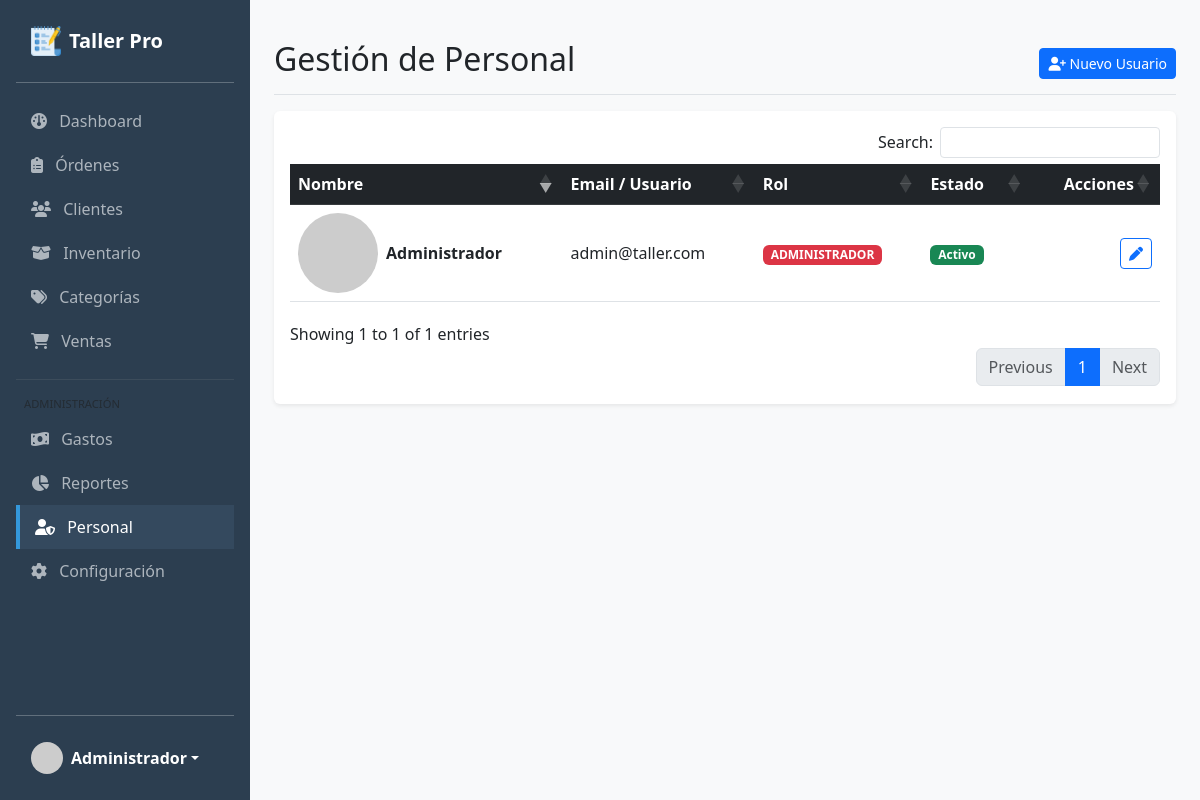
/usuarios (signed in), run on the app's committed database.
### tables this page shows
CREATE TABLE IF NOT EXISTS `configuracion` (
  `id` int NOT NULL AUTO_INCREMENT,
  `nombre_sistema` varchar(100) DEFAULT 'Sistema Taller',
  `moneda` varchar(10) DEFAULT 'PEN',
  `simbolo_moneda` varchar(5) DEFAULT 'S/',
  `impuesto` decimal(5,2) DEFAULT '18.00',
  `telefono` varchar(20) DEFAULT NULL,
  `email` varchar(100) DEFAULT NULL,
  `direccion` text,
  `updated_at` timestamp NULL DEFAULT CURRENT_TIMESTAMP ON UPDATE CURRENT_TIMESTAMP,
  `logo` varchar(100) DEFAULT NULL,
  `terminos_orden` text,
  `mensaje_ticket` varchar(255) DEFAULT '¡Gracias por su preferencia!',
  PRIMARY KEY (`id`)
);

CREATE TABLE IF NOT EXISTS `usuarios` (
  `id` int NOT NULL AUTO_INCREMENT,
  `nombre` varchar(100) NOT NULL,
  `email` varchar(100) NOT NULL,
  `password` varchar(255) NOT NULL,
  `rol` enum('admin','tecnico','vendedor') DEFAULT 'tecnico',
  `estado` tinyint DEFAULT '1',
  `created_at` timestamp NULL DEFAULT CURRENT_TIMESTAMP,
  PRIMARY KEY (`id`),
  UNIQUE KEY `email` (`email`)
);

### app/Controllers/UsuarioController.php (called while the page is built, shortened)
<?php
class UsuarioController extends BaseController {
    public function index() {
        $userModel = new Usuario();
        $usuarios = $userModel->getAll();
        $this->view('usuarios/index', [
            'titulo' => 'Gestión de Personal',
            'usuarios' => $usuarios
        ]);
    }
}

### public/index.php (called while the page is built, shortened)
<?php
$router = new Router();
$router->get('/login', [AuthController::class, 'login']);
$router->post('/login/auth', [AuthController::class, 'authenticate']);
$router->get('/logout', [AuthController::class, 'logout']);
$router->get('/rastreo', [RastreoController::class, 'index']);
$router->get('/', [DashboardController::class, 'index']);
$router->get('/clientes', [ClienteController::class, 'index']);
$router->get('/clientes/perfil', [ClienteController::class, 'perfil']);
$router->post('/clientes/guardar', [ClienteController::class, 'store']);
$router->post('/clientes/actualizar', [ClienteController::class, 'update']);
$router->post('/clientes/cambiar-estado', [ClienteController::class, 'cambiarEstado']);
$router->get('/categorias', [CategoriaController::class, 'index']);
$router->post('/categorias/guardar', [CategoriaController::class, 'store']);
$router->post('/categorias/actualizar', [CategoriaController::class, 'update']);
$router->post('/categorias/cambiar-estado', [CategoriaController::class, 'cambiarEstado']);
$router->post('/categorias/eliminar', [CategoriaController::class, 'eliminar']);
$router->get('/productos', [ProductoController::class, 'index']);
$router->get('/productos/historial', [ProductoController::class, 'historial']);
$router->post('/productos/guardar', [ProductoController::class, 'store']);
$router->post('/productos/actualizar', [ProductoController::class, 'update']);
$router->post('/productos/cambiar-estado', [ProductoController::class, 'cambiarEstado']);
$router->post('/productos/ajustar', [ProductoController::class, 'ajustar']);
$router->get('/ordenes', [OrdenController::class, 'index']);
$router->get('/ordenes/detalle', [OrdenController::class, 'detalle']);
$router->get('/ordenes/imprimir', [OrdenController::class, 'imprimir']);
$router->get('/ordenes/etiqueta', [OrdenController::class, 'etiqueta']);
$router->get('/ordenes/garantia', [OrdenController::class, 'garantia']);
$router->post('/ordenes/guardar', [OrdenController::class, 'store']);
$router->post('/ordenes/cambiar-estado', [OrdenController::class, 'cambiarEstado']);
$router->post('/ordenes/agregar-repuesto', [OrdenController::class, 'agregarRepuesto']);
$router->post('/ordenes/eliminar-repuesto', [OrdenController::class, 'eliminarRepuesto']);
$router->post('/ordenes/mano-obra', [OrdenController::class, 'actualizarManoObra']);
$router->post('/ordenes/diagnostico', [OrdenController::class, 'guardarDiagnostico']);
$router->get('/ventas', [VentaController::class, 'index']);
$router->get('/ventas/crear', [VentaController::class, 'crear']);
$router->get('/ventas/imprimir', [VentaController::class, 'imprimir']);
$router->post('/ventas/guardar', [VentaController::class, 'store']);
$router->get('/gastos', [GastoController::class, 'index']);
$router->post('/gastos/guardar', [GastoController::class, 'store']);
$router->post('/gastos/eliminar', [GastoController::class, 'eliminar']);
$router->get('/reportes', [ReporteController::class, 'index']);
$router->get('/usuarios', [UsuarioController::class, 'index']);
$router->post('/usuarios/guardar', [UsuarioController::class, 'store']);
$router->post('/usuarios/actualizar', [UsuarioController::class, 'update']);
$router->post('/usuarios/cambiar-estado', [UsuarioController::class, 'cambiarEstado']);
$router->get('/configuracion', [ConfiguracionController::class, 'index']);
$router->post('/configuracion/guardar', [ConfiguracionController::class, 'update']);
$router->get('/configuracion/backup', [ConfiguracionController::class, 'backup']);
$router->run();

### app/Models/BaseModel.php (called while the page is built, shortened)
<?php
class BaseModel {
    public function __construct() {
        $database = new Database();
        $this->db = $database->getConnection();
    }
}

### config/Database.php (called while the page is built, shortened)
<?php
class Database {
    private $host = 'localhost';
    private $db_name = 'taller_db';
    private $username = 'root';
    private $password = '';
    public function getConnection() {
        $this->conn = null;
        try {
            $this->conn = new PDO("mysql:host=" . $this->host . ";dbname=" . $this->db_name, $this->username, $this->password);
            $this->conn->exec("set names utf8mb4");
            $this->conn->setAttribute(PDO::ATTR_ERRMODE, PDO::ERRMODE_EXCEPTION);
        } catch(PDOException $exception) {
            echo "Error de conexión: " . $exception->getMessage();
        }
        return $this->conn;
    }
}

### app/Models/Configuracion.php (called while the page is built, shortened)
<?php
class Configuracion extends BaseModel {
    public function obtenerConfiguracion() {
        try {
            $stmt = $this->db->prepare("SELECT * FROM configuracion LIMIT 1");
            $stmt->execute();
            return $stmt->fetch(PDO::FETCH_OBJ);
        } catch (\Exception $e) {
            return null;
        }
    }
}

### app/Models/Usuario.php (called while the page is built, shortened)
<?php
class Usuario extends BaseModel {
    public function getAll() {
        try {
            $stmt = $this->db->prepare("SELECT * FROM usuarios ORDER BY id DESC");
            $stmt->execute();
            return $stmt->fetchAll(PDO::FETCH_OBJ);
        } catch (\Exception $e) {
            return [];
        }
    }
}

### app/Views/usuarios/index.php (the view, shortened to what this page needs)
<?php require_once __DIR__ . '/../partials/header.php'; ?>
<div class="d-flex justify-content-between flex-wrap flex-md-nowrap align-items-center pt-3 pb-2 mb-3 border-bottom">
    <h1 class="h2">Gestión de Personal</h1>
    <div class="btn-toolbar mb-2 mb-md-0">
        <button type="button" class="btn btn-sm btn-primary" onclick="abrirModalCrear()">
            <i class="fa-solid fa-user-plus"></i> Nuevo Usuario
        </button>
    </div>
</div>
<div class="card shadow-sm">
    <div class="card-body">
        <div class="table-responsive">
            <table class="table table-hover align-middle" id="datatable">
                <thead class="table-dark">
                    <tr>
                        <th>Nombre</th>
                        <th>Email / Usuario</th>
                        <th>Rol</th>
                        <th>Estado</th>
                        <th class="text-end">Acciones</th>
                    </tr>
                </thead>
                <tbody>
                    <?php if(!empty($usuarios)): ?>
                        <?php foreach($usuarios as $user): ?>
                            <tr class="<?php echo ($user->estado == 0) ? 'table-secondary opacity-75' : ''; ?>">
                                <td>
                                    <div class="d-flex align-items-center">
                                        <img src="https://ui-avatars.com/api/?name=<?php echo urlencode($user->nombre); ?>&background=random&size=32" class="rounded-circle me-2">
                                        <strong><?php echo $user->nombre; ?></strong>
                                    </div>
                                </td>
                                <td><?php echo $user->email; ?></td>
                                <td>
                                    <?php if($user->rol == 'admin'): ?>
                                        <span class="badge bg-danger">ADMINISTRADOR</span>
                                    <?php elseif($user->rol == 'tecnico'): ?>
                                        <span class="badge bg-info text-dark">TÉCNICO</span>
                                    <?php else: ?>
                                        <span class="badge bg-success">VENDEDOR</span>
                                    <?php endif; ?>
                                </td>
                                <td>
                                    <?php if($user->estado == 1): ?>
                                        <span class="badge bg-success">Activo</span>
                                    <?php else: ?>
                                        <span class="badge bg-secondary">Bloqueado</span>
                                    <?php endif; ?>
                                </td>
                                <td class="text-end">
                                    <button class="btn btn-sm btn-outline-primary" onclick='editarUsuario(<?php echo json_encode($user); ?>)'>
                                        <i class="fa-solid fa-pen"></i>
                                    </button>
                                </td>
                            </tr>
                        <?php endforeach; ?>
                    <?php endif; ?>
                </tbody>
            </table>
        </div>
    </div>
</div>
<?php require_once __DIR__ . '/../partials/footer.php'; ?>

### app/Views/partials/header.php (shortened to what this page needs)
<!DOCTYPE html>
<html lang="es">
<head>
    <link href="https://cdn.jsdelivr.net/npm/bootstrap@5.3.0/dist/css/bootstrap.min.css" rel="stylesheet">
    <link rel="stylesheet" href="https://cdnjs.cloudflare.com/ajax/libs/font-awesome/6.4.0/css/all.min.css">
    <link rel="stylesheet" href="https://cdn.datatables.net/1.13.4/css/dataTables.bootstrap5.min.css">
    <link rel="stylesheet" href="https://cdn.datatables.net/buttons/2.3.6/css/buttons.bootstrap5.min.css">
    <link href="https://cdn.jsdelivr.net/npm/select2@4.1.0-rc.0/dist/css/select2.min.css" rel="stylesheet" />
    <link rel="stylesheet" href="https://cdn.jsdelivr.net/npm/select2-bootstrap-5-theme@1.3.0/dist/select2-bootstrap-5-theme.min.css" />
</head>
<body>
<div class="d-flex">
    <div class="sidebar d-flex flex-column flex-shrink-0 p-3" style="width: 250px;">
        <a href="/" class="d-flex align-items-center mb-3 mb-md-0 me-md-auto text-white text-decoration-none">
            <?php if(!empty($sistema->logo)): ?>
                <img src="/uploads/logo/<?php echo $sistema->logo; ?>" height="30" class="me-2">
            <?php else: ?>
                <i class="fa-solid fa-screwdriver-wrench me-2"></i>
            <?php endif; ?>
            <span class="fs-5 fw-bold text-truncate"><?php echo substr($sistema->nombre_sistema, 0, 18); ?></span>
        </a>
        <hr>
        <ul class="nav nav-pills flex-column mb-auto">
            <li class="nav-item"><a href="/" class="<?php echo ($_SERVER['REQUEST_URI'] == '/' || $_SERVER['REQUEST_URI'] == '') ? 'active' : ''; ?>"><i class="fa-solid fa-gauge me-2"></i> Dashboard</a></li>
            <li><a href="/ordenes" class="<?php echo (strpos($_SERVER['REQUEST_URI'], '/ordenes') !== false) ? 'active' : ''; ?>"><i class="fa-solid fa-clipboard-list me-2"></i> Órdenes</a></li>
            <li><a href="/clientes" class="<?php echo (strpos($_SERVER['REQUEST_URI'], '/clientes') !== false) ? 'active' : ''; ?>"><i class="fa-solid fa-users me-2"></i> Clientes</a></li>
            <li><a href="/productos" class="<?php echo (strpos($_SERVER['REQUEST_URI'], '/productos') !== false) ? 'active' : ''; ?>"><i class="fa-solid fa-box-open me-2"></i> Inventario</a></li>
            <li><a href="/categorias" class="<?php echo (strpos($_SERVER['REQUEST_URI'], '/categorias') !== false) ? 'active' : ''; ?>"><i class="fa-solid fa-tags me-2"></i> Categorías</a></li>
            <li><a href="/ventas" class="<?php echo (strpos($_SERVER['REQUEST_URI'], '/ventas') !== false) ? 'active' : ''; ?>"><i class="fa-solid fa-cart-shopping me-2"></i> Ventas</a></li>
            <?php if(isset($_SESSION['user_role']) && $_SESSION['user_role'] === 'admin'): ?>
                <hr class="text-secondary">
                <div class="small text-muted text-uppercase mb-1 ms-2" style="font-size:0.7em;">Administración</div>
                <li><a href="/gastos" class="<?php echo (strpos($_SERVER['REQUEST_URI'], '/gastos') !== false) ? 'active' : ''; ?>"><i class="fa-solid fa-money-bill-wave me-2"></i> Gastos</a></li>
                <li><a href="/reportes" class="<?php echo (strpos($_SERVER['REQUEST_URI'], '/reportes') !== false) ? 'active' : ''; ?>"><i class="fa-solid fa-chart-pie me-2"></i> Reportes</a></li>
                <li><a href="/usuarios" class="<?php echo (strpos($_SERVER['REQUEST_URI'], '/usuarios') !== false) ? 'active' : ''; ?>"><i class="fa-solid fa-user-shield me-2"></i> Personal</a></li>
                <li><a href="/configuracion" class="<?php echo (strpos($_SERVER['REQUEST_URI'], '/configuracion') !== false) ? 'active' : ''; ?>"><i class="fa-solid fa-gear me-2"></i> Configuración</a></li>
            <?php endif; ?>
        </ul>
        <hr>
        <div class="dropdown">
            <a href="#" class="d-flex align-items-center text-white text-decoration-none dropdown-toggle" data-bs-toggle="dropdown">
                <img src="https://ui-avatars.com/api/?name=<?php echo urlencode($_SESSION['user_name'] ?? 'Admin'); ?>&background=random" width="32" height="32" class="rounded-circle me-2">
                <strong><?php echo $_SESSION['user_name'] ?? 'Usuario'; ?></strong>
            </a>
        </div>
    </div>
    <div class="container-fluid p-4" style="width: 100%;">

### app/Views/partials/header.php (style rules this page uses)
body { background-color: #f8f9fa; }
.sidebar { min-height: 100vh; background: #2c3e50; color: white; }
.sidebar a { color: #adb5bd; text-decoration: none; padding: 10px 15px; display: block; }
.sidebar a:hover, .sidebar a.active { background: #34495e; color: white; border-left: 4px solid #3498db; }
.card { border: none; box-shadow: 0 0 15px rgba(0,0,0,0.05); }

### data on the page
configuracion: logo (picture), nombre_sistema "Taller Pro"
usuarios: nombre "Administrador", email "admin@taller.com", rol "ADMINISTRADOR", estado "Activo"

### other printed values
$_SESSION['user_name'] "Administrador"
